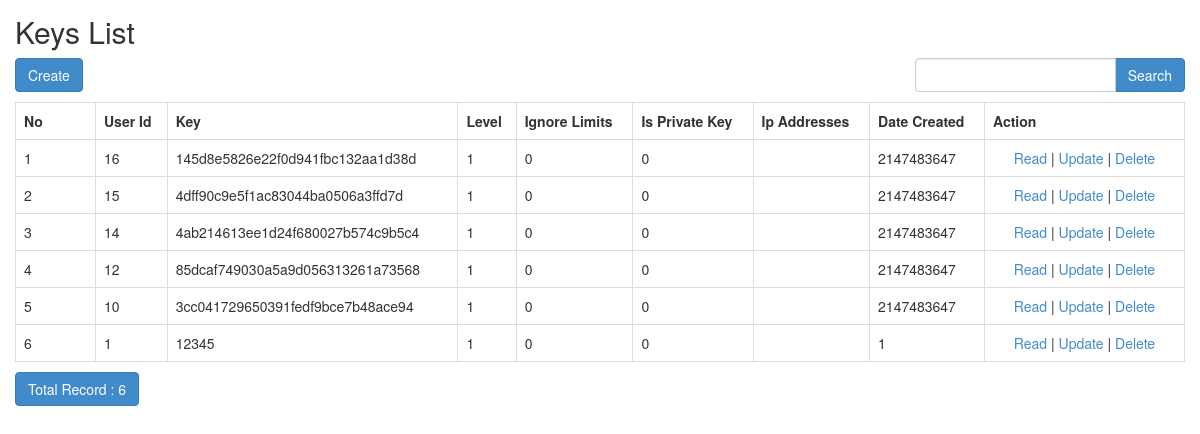
/index.php/keys, run on the app's committed database.
### tables this page shows
CREATE TABLE `keys` (
  `id` int(11) NOT NULL,
  `user_id` int(11) NOT NULL,
  `key` varchar(40) NOT NULL,
  `level` int(2) NOT NULL DEFAULT 1,
  `ignore_limits` tinyint(1) NOT NULL DEFAULT 0,
  `is_private_key` tinyint(1) NOT NULL DEFAULT 0,
  `ip_addresses` text DEFAULT NULL,
  `date_created` int(11) NOT NULL DEFAULT current_timestamp()
);

### application/controllers/Keys.php (called while the page is built, shortened)
<?php
class Keys extends CI_Controller
{
    function __construct()
    {
        $this->load->model('Keys_model');
        $this->load->library('form_validation');
    }
    public function index()
    {
        $q = urldecode($this->input->get('q', TRUE));
        $start = intval($this->input->get('start'));
        if ($q <> '') {
            $config['base_url'] = base_url() . 'keys/index.html?q=' . urlencode($q);
            $config['first_url'] = base_url() . 'keys/index.html?q=' . urlencode($q);
        } else {
            $config['base_url'] = base_url() . 'keys/index.html';
            $config['first_url'] = base_url() . 'keys/index.html';
        }
        $config['per_page'] = 10;
        $config['page_query_string'] = TRUE;
        $config['total_rows'] = $this->Keys_model->total_rows($q);
        $keys = $this->Keys_model->get_limit_data($config['per_page'], $start, $q);
        $this->load->library('pagination');
        $this->pagination->initialize($config);
        $data = array(
            'keys_data' => $keys,
            'q' => $q,
            'pagination' => $this->pagination->create_links(),
            'total_rows' => $config['total_rows'],
            'start' => $start,
        );
        $this->load->view('keys/keys_list', $data);
    }
}

### index.php (called while the page is built, shortened)
<?php
require_once BASEPATH.'core/CodeIgniter.php';

### application/config/config.php (called while the page is built, shortened)
<?php
$config['base_url'] = ((isset($_SERVER['HTTPS']) && $_SERVER['HTTPS'] == "on") ? "https" : "http");
$config['base_url'] .= "://" . $_SERVER['HTTP_HOST'];
$config['base_url'] .= str_replace(basename($_SERVER['SCRIPT_NAME']), "", $_SERVER['SCRIPT_NAME']);
$config['index_page'] = 'index.php';
$config['uri_protocol']  = 'REQUEST_URI';
$config['url_suffix'] = '';
$config['language']  = 'english';
$config['charset'] = 'UTF-8';
$config['enable_hooks'] = FALSE;
$config['subclass_prefix'] = 'MY_';
$config['composer_autoload'] = 'vendor/autoload.php';
$config['permitted_uri_chars'] = 'a-z 0-9~%.:_\-';
$config['enable_query_strings'] = FALSE;
$config['controller_trigger'] = 'c';
$config['function_trigger'] = 'm';
$config['directory_trigger'] = 'd';
$config['allow_get_array'] = TRUE;
$config['log_threshold'] = 0;
$config['log_path'] = '';
$config['log_file_extension'] = '';
$config['log_file_permissions'] = 0644;
$config['log_date_format'] = 'Y-m-d H:i:s';
$config['error_views_path'] = '';
$config['cache_path'] = '';
$config['cache_query_string'] = FALSE;
$config['encryption_key'] = '';
$config['sess_driver'] = 'files';
$config['sess_cookie_name'] = 'ci_session';
$config['sess_expiration'] = 7200;
$config['sess_save_path'] = NULL;
$config['sess_match_ip'] = FALSE;
$config['sess_time_to_update'] = 300;
$config['sess_regenerate_destroy'] = FALSE;
$config['cookie_prefix']  = '';
$config['cookie_domain']  = '';
$config['cookie_path']    = '/';
$config['cookie_secure']  = FALSE;
$config['cookie_httponly']   = FALSE;
$config['standardize_newlines'] = FALSE;
$config['global_xss_filtering'] = FALSE;
$config['csrf_protection'] = FALSE;
$config['csrf_token_name'] = 'csrf_test_name';
$config['csrf_cookie_name'] = 'csrf_cookie_name';
$config['csrf_expire'] = 7200;
$config['csrf_regenerate'] = TRUE;
$config['csrf_exclude_uris'] = array();
$config['compress_output'] = FALSE;
$config['time_reference'] = 'local';
$config['rewrite_short_tags'] = FALSE;
$config['proxy_ips'] = '';

### application/models/Keys_model.php (called while the page is built, shortened)
<?php
class Keys_model extends CI_Model
{
    public $table = 'keys';
    public $id = 'id';
    public $order = 'DESC';
    function total_rows($q = NULL)
    {
        $this->db->like('id', $q);
        $this->db->or_like('user_id', $q);
        $this->db->or_like('key', $q);
        $this->db->or_like('level', $q);
        $this->db->or_like('ignore_limits', $q);
        $this->db->or_like('is_private_key', $q);
        $this->db->or_like('ip_addresses', $q);
        $this->db->or_like('date_created', $q);
        $this->db->from($this->table);
        return $this->db->count_all_results();
    }
    function get_limit_data($limit, $start = 0, $q = NULL)
    {
        $this->db->order_by($this->id, $this->order);
        $this->db->like('id', $q);
        $this->db->or_like('user_id', $q);
        $this->db->or_like('key', $q);
        $this->db->or_like('level', $q);
        $this->db->or_like('ignore_limits', $q);
        $this->db->or_like('is_private_key', $q);
        $this->db->or_like('ip_addresses', $q);
        $this->db->or_like('date_created', $q);
        $this->db->limit($limit, $start);
        return $this->db->get($this->table)->result();
    }
}

### application/views/keys/keys_list.php (the view, shortened to what this page needs)
<!doctype html>
<html>
    <head>
        <link rel="stylesheet" href="<?php echo base_url('assets/bootstrap/css/bootstrap.min.css') ?>"/>
    </head>
    <body>
        <h2 style="margin-top:0px">Keys List</h2>
        <div class="row" style="margin-bottom: 10px">
            <div class="col-md-4">
                <?php echo anchor(site_url('keys/create'),'Create', 'class="btn btn-primary"'); ?>
            </div>
            <div class="col-md-4 text-center">
            </div>
            <div class="col-md-1 text-right">
            </div>
            <div class="col-md-3 text-right">
                <form action="<?php echo site_url('keys/index'); ?>" class="form-inline" method="get">
                    <div class="input-group">
                        <input type="text" class="form-control" name="q" value="<?php echo $q; ?>">
                        <span class="input-group-btn">
                          <button class="btn btn-primary" type="submit">Search</button>
                        </span>
                    </div>
                </form>
            </div>
        </div>
        <table class="table table-bordered" style="margin-bottom: 10px">
            <tr>
                <th>No</th>
		<th>User Id</th>
		<th>Key</th>
		<th>Level</th>
		<th>Ignore Limits</th>
		<th>Is Private Key</th>
		<th>Ip Addresses</th>
		<th>Date Created</th>
		<th>Action</th>
            </tr><?php
            foreach ($keys_data as $keys)
            {
                ?>
                <tr>
			<td width="80px"><?php echo ++$start ?></td>
			<td><?php echo $keys->user_id ?></td>
			<td><?php echo $keys->key ?></td>
			<td><?php echo $keys->level ?></td>
			<td><?php echo $keys->ignore_limits ?></td>
			<td><?php echo $keys->is_private_key ?></td>
			<td><?php echo $keys->ip_addresses ?></td>
			<td><?php echo $keys->date_created ?></td>
			<td style="text-align:center" width="200px">
				<?php
				echo anchor(site_url('keys/read/'.$keys->id),'Read');
				echo ' | ';
				echo anchor(site_url('keys/update/'.$keys->id),'Update');
				echo ' | ';
				echo anchor(site_url('keys/delete/'.$keys->id),'Delete','onclick="javasciprt: return confirm(\'Are You Sure ?\')"');
				?>
			</td>
		</tr>
                <?php
            }
            ?>
        </table>
        <div class="row">
            <div class="col-md-6">
                <a href="#" class="btn btn-primary">Total Record : <?php echo $total_rows ?></a>
	    </div>
            <div class="col-md-6 text-right">
            </div>
        </div>
    </body>
</html>

### application/views/keys/keys_list.php (style rules this page uses)
body { padding: 15px; }

### data on the page
keys: user "16", key "145d8e5826e22f0d941fbc132aa1d38d", level "1", ignore_limits "0", is_private_key "0", date_created "2147483647", id "Read", id "Update", id "Delete"
keys: user "15", key "4dff90c9e5f1ac83044ba0506a3ffd7d", level "1", ignore_limits "0", is_private_key "0", date_created "2147483647", id "Read", id "Update", id "Delete"
keys: user "14", key "4ab214613ee1d24f680027b574c9b5c4", level "1", ignore_limits "0", is_private_key "0", date_created "2147483647", id "Read", id "Update", id "Delete"
keys: user "12", key "85dcaf749030a5a9d056313261a73568", level "1", ignore_limits "0", is_private_key "0", date_created "2147483647", id "Read", id "Update", id "Delete"
keys: user "10", key "3cc041729650391fedf9bce7b48ace94", level "1", ignore_limits "0", is_private_key "0", date_created "2147483647", id "Read", id "Update", id "Delete"
keys: user "1", key "12345", level "1", ignore_limits "0", is_private_key "0", date_created "1", id "Read", id "Update", id "Delete"

### other printed values
anchor(site_url('keys/create'),'Create', 'class="btn btn-primary"') "Create"
$total_rows "6"
